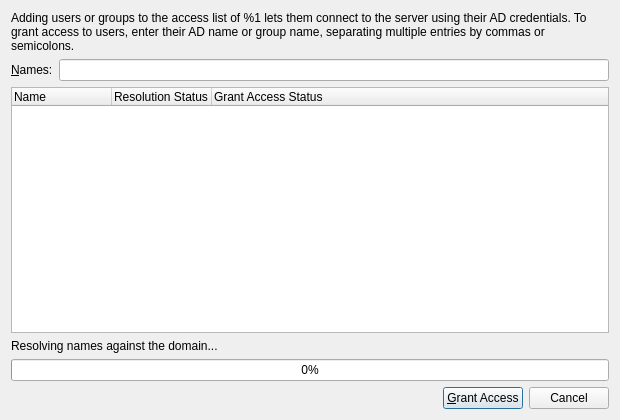
<?xml version="1.0" encoding="UTF-8"?>
<ui version="4.0">
 <class>ResolvingSubjectsDialog</class>
 <widget class="QDialog" name="ResolvingSubjectsDialog">
  <property name="geometry">
   <rect>
    <x>0</x>
    <y>0</y>
    <width>620</width>
    <height>420</height>
   </rect>
  </property>
  <property name="windowTitle">
   <string>Add Users</string>
  </property>
  <layout class="QVBoxLayout" name="mainLayout">
   <item>
    <widget class="QLabel" name="labelTopBlurb">
     <property name="text">
      <string>Adding users or groups to the access list of %1 lets them connect to the server using their AD credentials. To grant access to users, enter their AD name or group name, separating multiple entries by commas or semicolons.</string>
     </property>
     <property name="wordWrap">
      <bool>true</bool>
     </property>
    </widget>
   </item>
   <item>
    <layout class="QHBoxLayout" name="namesLayout">
     <item>
      <widget class="QLabel" name="labelNames">
       <property name="text">
        <string>&amp;Names:</string>
       </property>
       <property name="buddy">
        <cstring>textBoxUserNames</cstring>
       </property>
      </widget>
     </item>
     <item>
      <widget class="QLineEdit" name="textBoxUserNames"/>
     </item>
    </layout>
   </item>
   <item>
    <widget class="QTreeWidget" name="entryList">
     <property name="rootIsDecorated">
      <bool>false</bool>
     </property>
     <property name="selectionMode">
      <enum>QAbstractItemView::NoSelection</enum>
     </property>
     <column>
      <property name="text">
       <string>Name</string>
      </property>
     </column>
     <column>
      <property name="text">
       <string>Resolution Status</string>
      </property>
     </column>
     <column>
      <property name="text">
       <string>Grant Access Status</string>
      </property>
     </column>
    </widget>
   </item>
   <item>
    <widget class="QLabel" name="labelStatus">
     <property name="text">
      <string>Resolving names against the domain...</string>
     </property>
    </widget>
   </item>
   <item>
    <widget class="QProgressBar" name="progressBar">
     <property name="value">
      <number>0</number>
     </property>
    </widget>
   </item>
   <item>
    <layout class="QHBoxLayout" name="buttonsLayout">
     <item>
      <spacer name="buttonsSpacer">
       <property name="orientation">
        <enum>Qt::Horizontal</enum>
       </property>
       <property name="sizeHint" stdset="0">
        <size>
         <width>20</width>
         <height>10</height>
        </size>
       </property>
      </spacer>
     </item>
     <item>
      <widget class="QPushButton" name="buttonGrantAccess">
       <property name="text">
        <string>&amp;Grant Access</string>
       </property>
       <property name="default">
        <bool>true</bool>
       </property>
      </widget>
     </item>
     <item>
      <widget class="QPushButton" name="buttonCancel">
       <property name="text">
        <string>Cancel</string>
       </property>
      </widget>
     </item>
    </layout>
   </item>
  </layout>
 </widget>
 <resources/>
 <connections/>
</ui>
